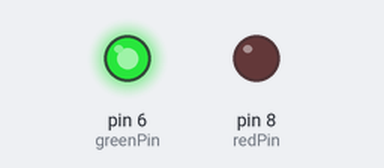
The sketch below on a simulated Arduino Uno, built with avr-gcc and run on an emulated ATmega328P. On the bench: output pins drawn as LEDs (lit = HIGH).

Above: at 0.2 s.
At 4.2 s:
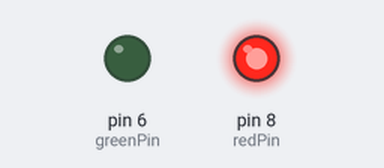
At 8.2 s:
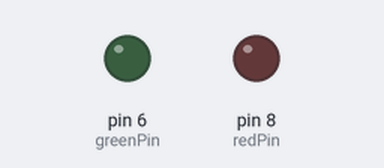
Timing chart, 0 to 11.7 s (numbered marks = the images above):
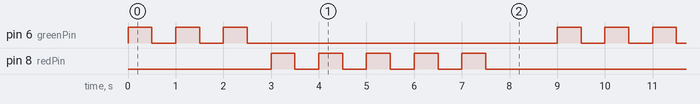

The sketch:

Forloop_ledblinking.ino
```cpp
int redPin = 8;
int greenPin = 6;
int delayT1= 500;
int delayT2 = 1000;
int greenBlink = 3;
int redBlink = 5;
int j;

void setup() {
  pinMode(redPin, OUTPUT);
  pinMode(greenPin, OUTPUT);
  // put your setup code here, to run once:
}

void loop() {
  for (j=1;j<=greenBlink;j=j+1){
    digitalWrite(greenPin, HIGH);
    delay(delayT1);
    digitalWrite(greenPin, LOW);
    delay(delayT1);
  }
   for (j=1;j<=redBlink;j=j+1){
    digitalWrite(redPin, HIGH);
    delay(delayT1);
    digitalWrite(redPin, LOW);
    delay(delayT1);
   }
   delay(delayT2);
}
```

Measured:
- by itself, pin 6 (greenPin): repeats every 9.0 s: 2 × (LOW 0.50 s, HIGH 0.50 s), LOW 6.5 s, HIGH 0.50 s
- by itself, pin 8 (redPin): repeats every 9.0 s: 4 × (LOW 0.50 s, HIGH 0.50 s), LOW 4.5 s, HIGH 0.50 s
- by itself, everything shown: repeats every 9.0 s, in 16 steps
